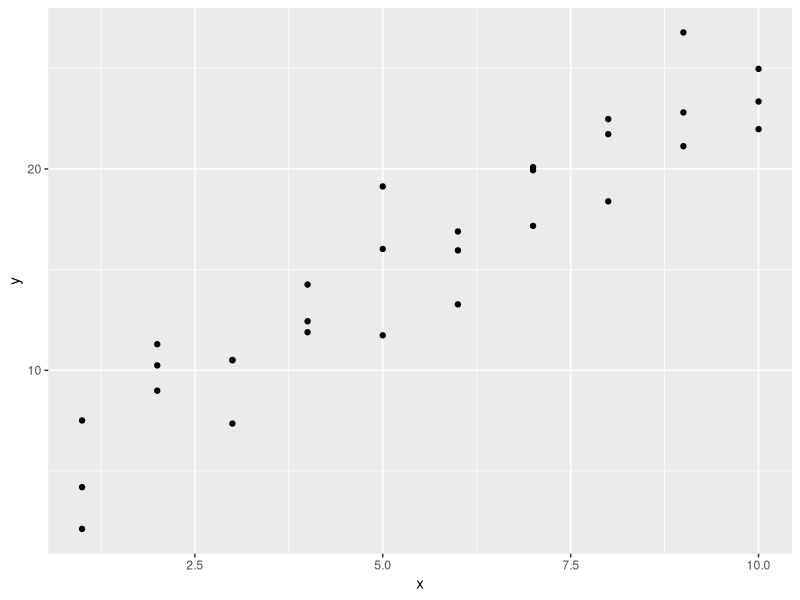
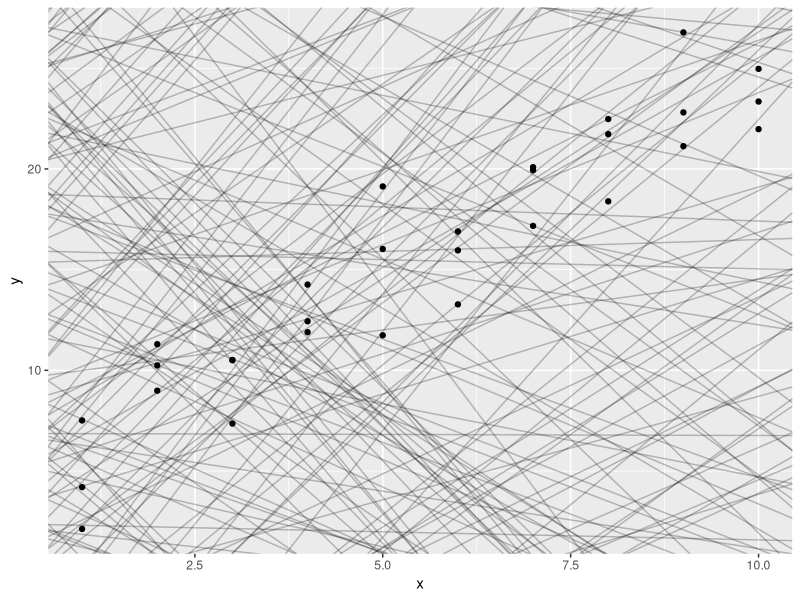
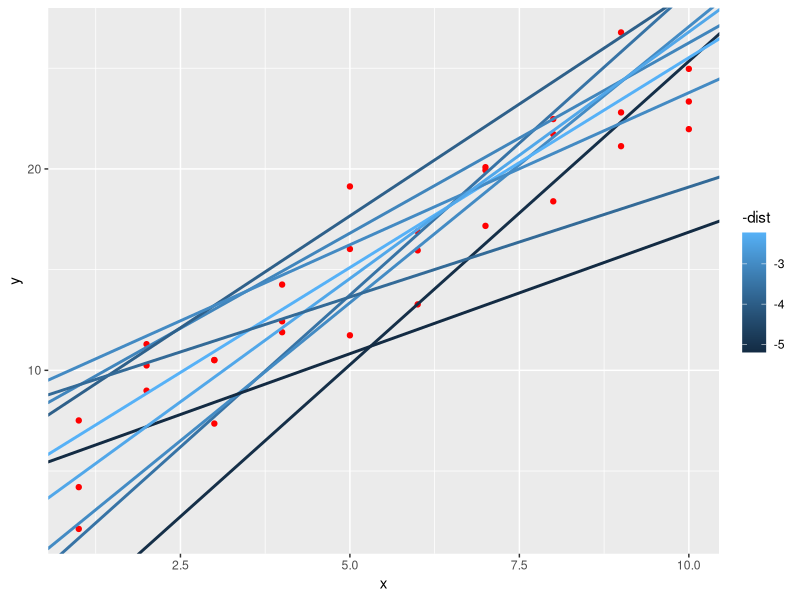
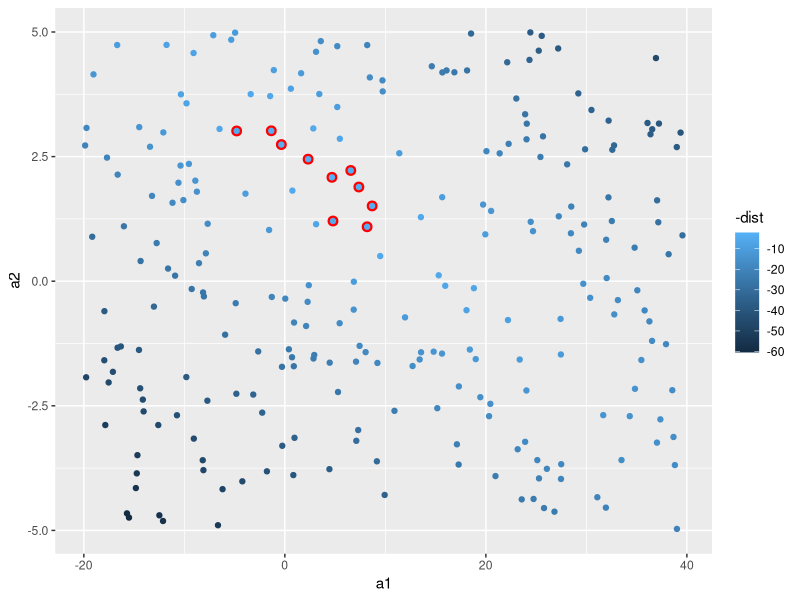
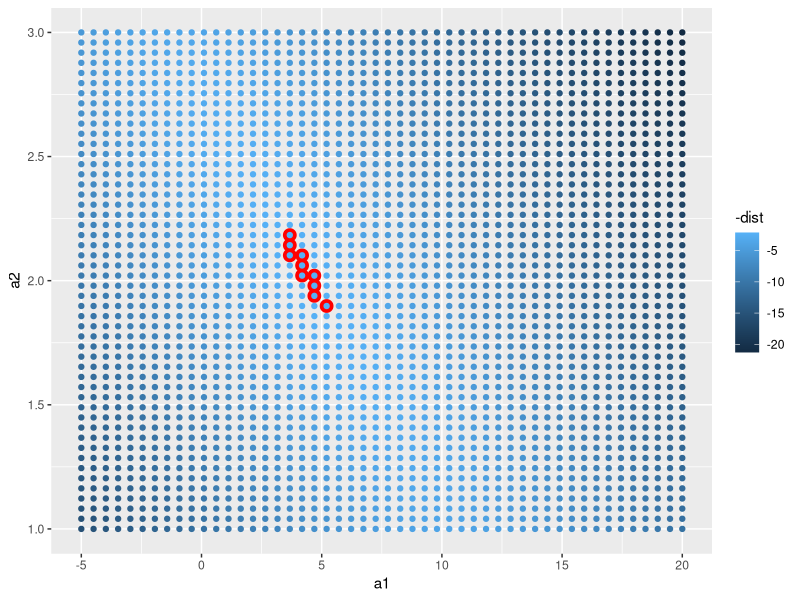
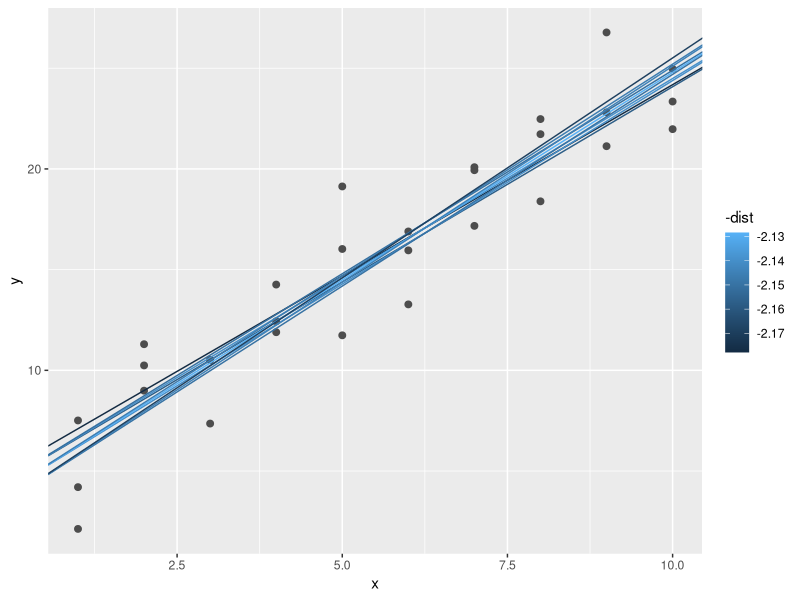
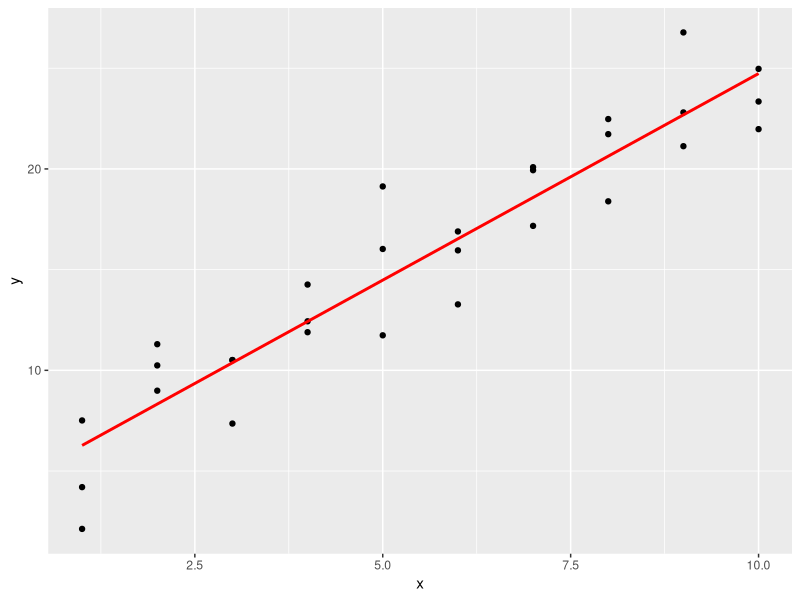
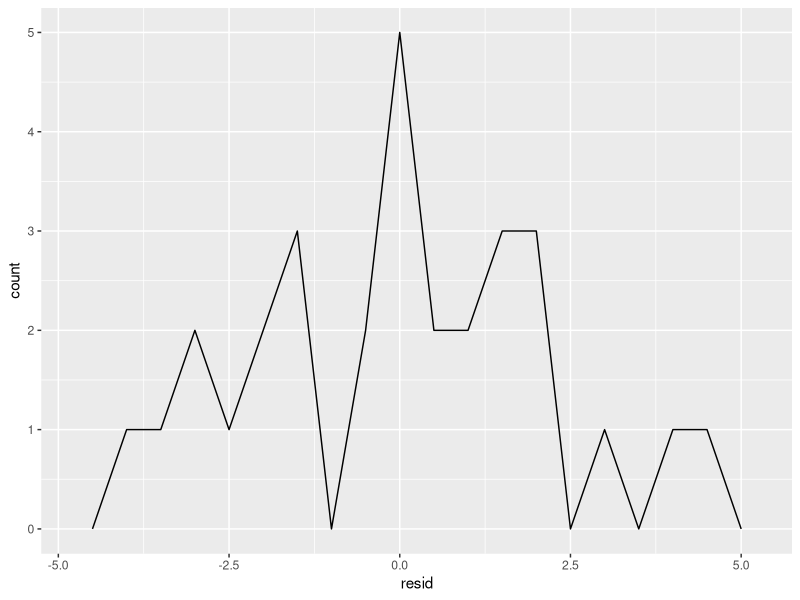

The R source for these figures, in order:

# 23 Model basics ---------------------------------------------------------

library(tidyverse)
library(modelr)
options(na.action = na.warn)

sim1

ggplot(sim1) +
  geom_point(mapping = aes(x = x, y = y))

models <- tibble(
  a1 = runif(250, -20, 40),
  a2 = runif(250, -5, 5)
)
ggplot(sim1) +
  geom_point(mapping = aes(x = x, y = y)) +
  geom_abline(mapping = aes(intercept = a1, slope = a2), data = models, alpha = 0.25)

# creating an R function for the fitted line:
model1 <- function(a, data) {
  a[1] + data$x * a[2]
}
# test
model1(c(1, 2.2), sim1)

# Given this family of models, or this specification of a regression model, we want to find
# the best specific model. That is, we want to find a specific line that, by some criteria,
# is the 'best' for predicting values of y based on provided values of x.
# In OLS estimation, we want to minimise the 'distance' between the actual values and the
# fitted values, as measured by the sum of squared deviations: SSE (sum of squared 'errors',
# which would more correctly be called residuals).
# Here, Hadley wants us to measure the 'deviation' using RMSD or Root-mean-square deviation,
# which we then probably try to minimise:


rms_dev <- function(mod, data) {
  diff <- data$y - model1(mod, data)
  sqrt(mean(diff ^ 2))
}

ols <- function(mod, data) {
  diff <- data$y - model1(mod, data)
  sum(diff ^ 2)
}

sim1_dist <- function(a1, a2) {
  rms_dev(c(a1, a2), sim1)
}

sim1_dist_ols <- function(a1, a2) {
  ols(c(a1, a2), sim1)
}

models <- models %>%
  mutate(dist = purrr::map2_dbl(a1, a2, sim1_dist), dist_ols = purrr::map2_dbl(a1, a2, sim1_dist_ols))

ggplot(data = sim1) +
  geom_point(mapping = aes(x = x, y = y), colour = "red") +
  geom_abline(
    data = filter(models, rank(dist) <= 10), 
    mapping = aes(intercept = a1, slope = a2, colour = -dist),
    size = 1
    )

ggplot(data = models) +
  geom_point(data = filter(models, rank(dist) <= 10), aes(x = a1, y = a2), colour = "red", size = 3) +
  geom_point(aes(x = a1, y = a2, colour = -dist))
 
grid <- expand.grid(
  a1 = seq(-5, 20, length = 50),
  a2 = seq(1, 3, length = 50)
) %>%
  mutate(dist = purrr::map2_dbl(a1, a2, sim1_dist))

grid %>%
  ggplot(mapping = aes(x = a1, y = a2)) +
  geom_point(data = filter(grid, rank(dist) <= 10), colour = "red", size = 4) +
  geom_point(mapping = aes(colour = -dist))

ggplot(data = sim1, mapping = aes(x = x, y = y)) +
  geom_point(size = 2, colour = "grey30") +
  geom_abline(
    data = filter(grid, rank(dist) <= 10),
    mapping = aes(intercept = a1, slope = a2, colour = -dist)
  )

best <- optim(c(0, 0), rms_dev, data = sim1)
best$par

sim1_mod <- lm(y ~ x, data = sim1)
coef(sim1_mod)


# 23.3 Visualising models -------------------------------------------------

grid <- sim1 %>%
  data_grid(x) %>%
  add_predictions(sim1_mod)
ggplot(data = sim1) +
  geom_point(mapping = aes(x = x, y = y)) +
  geom_line(data = grid, mapping = aes(x = x, y = pred), colour = "red", size = 1)

sim1 <- sim1 %>%
  add_residuals(sim1_mod)
ggplot(data = sim1) +
  geom_freqpoly(mapping = aes(x = resid), binwidth = 0.5)
ggplot(data = sim1) +
  geom_ref_line(h = 0) +
  geom_point(mapping = aes(x = x, y = resid))

sim1_loess <- loess(y ~ x, data = sim1)
grid1 <- sim1 %>%
  data_grid(x) %>%
  add_predictions(sim1_loess)
ggplot(data = sim1) +
  geom_point(mapping = aes(x = x, y = y)) +
  geom_line(data = grid1, mapping = aes(x = x, y = pred), colour = "red", size = 1)

sim1_loess_resid <- sim1 %>%
  add_residuals(sim1_loess)
ggplot(data = sim1_loess_resid) +
  geom_ref_line(h = 0) +
  geom_point(mapping = aes(x = x, y = resid))

